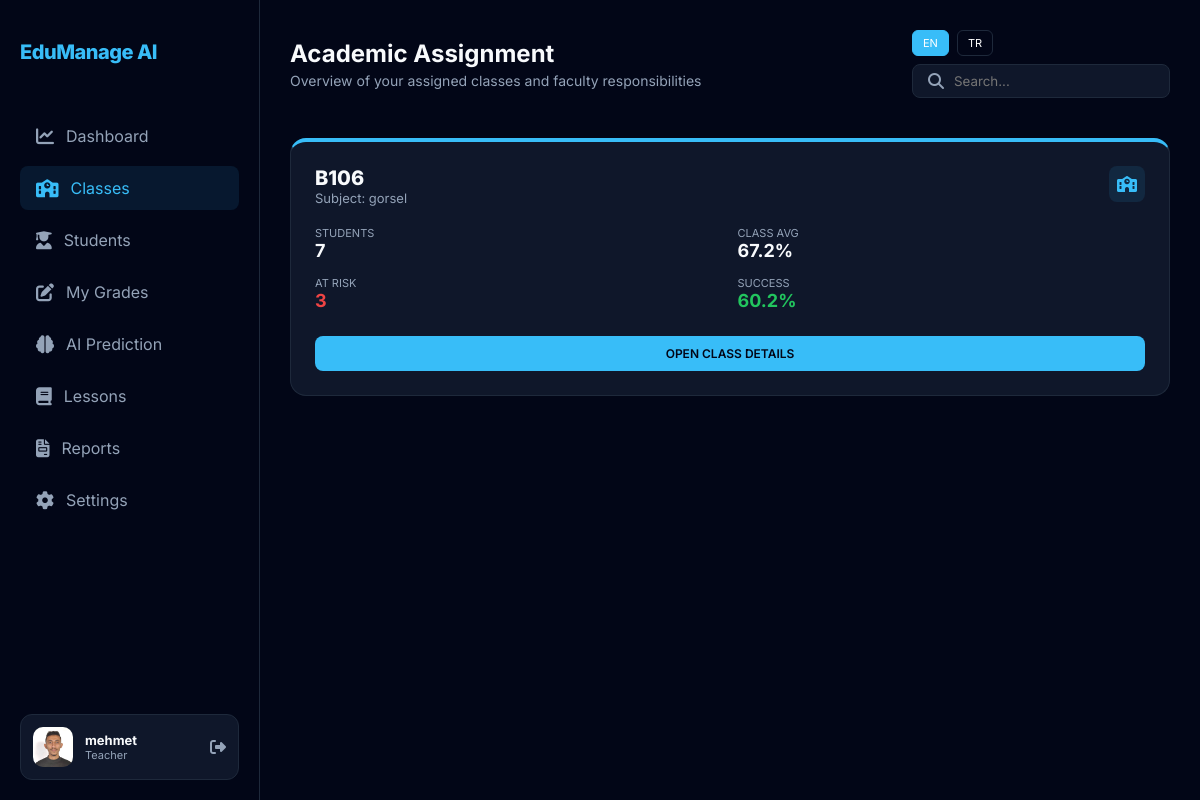
The app's page /teacher/classes (signed in) with its own data.
### tables this page shows
CREATE TABLE Users (
        id INTEGER PRIMARY KEY AUTOINCREMENT,
        full_name TEXT NOT NULL,
        email TEXT UNIQUE NOT NULL,
        password TEXT NOT NULL,
        role TEXT CHECK(role IN ('admin', 'teacher', 'student')) NOT NULL,
        status TEXT DEFAULT 'Active',
        created_at TIMESTAMP DEFAULT CURRENT_TIMESTAMP
    , phone_number TEXT, address TEXT, profile_image TEXT);

CREATE TABLE Classes (
        id INTEGER PRIMARY KEY AUTOINCREMENT,
        class_name TEXT UNIQUE NOT NULL,
        teacher_id INTEGER,
        FOREIGN KEY (teacher_id) REFERENCES Teachers(id) ON DELETE SET NULL
    );

### app.py (the view)
@app.route('/teacher/classes')
def teacher_classes():
    if session.get('role') != 'teacher': return redirect(url_for('login'))
    conn = get_db_connection()
    teacher = conn.execute('SELECT t.id, c.class_name, t.subject FROM Teachers t LEFT JOIN Classes c ON c.teacher_id = t.id WHERE t.user_id = ?', (session['user_id'],)).fetchone()
    classes = []
    if teacher:
        rows = conn.execute('''
            SELECT
                c.id, c.class_name, t.subject,
                COUNT(DISTINCT sc.student_id) as student_count,
                AVG(COALESCE((g.midterm * 0.3 + g.final * 0.5 + g.homework * 0.2), 0)) as avg_grade,
                SUM(CASE WHEN p.risk_level = 'High Risk' THEN 1 ELSE 0 END) as at_risk_count,
                AVG(COALESCE(p.success_probability, 0)) as success_rate
            FROM Classes c
            JOIN Teachers t ON c.teacher_id = t.id
            LEFT JOIN StudentClasses sc ON sc.class_id = c.id
            LEFT JOIN Grades g ON g.student_id = sc.student_id AND g.class_id = c.id
            LEFT JOIN Predictions p ON p.student_id = sc.student_id AND p.class_id = c.id
            WHERE t.user_id = ?
            GROUP BY c.id
        ''', (session['user_id'],)).fetchall()
        for r in rows:
            classes.append({
                'name': r['class_name'],
                'subject': r['subject'],
                'student_count': r['student_count'] or 0,
                'avg_grade': round(r['avg_grade'] or 0, 1),
                'at_risk': r['at_risk_count'] or 0,
                'success': round(r['success_rate'] or 0, 1)
            })
    conn.close()
    return render_template('my_classes.html', active_page='classes', classes=classes)

### app.py (called while the page is built)
@app.context_processor
def inject_translations():
    lang = session.get('lang', 'en')
    def translate(key):
        return TRANSLATIONS.get(lang, TRANSLATIONS['en']).get(key, key)
    return dict(_=translate, current_lang=lang)

@app.before_request
def log_request():
    if not request.path.startswith('/static'):
        print(f"DEBUG: Request to {request.path} [Role: {session.get('role', 'Guest')}]")

def get_db_connection():
    conn = sqlite3.connect(DB_PATH)
    conn.row_factory = sqlite3.Row
    return conn

@app.context_processor
def inject_user():
    if 'user_id' in session:
        try:
            conn = get_db_connection()
            user = conn.execute('SELECT profile_image, full_name FROM Users WHERE id = ?', (session['user_id'],)).fetchone()
            conn.close()
            if user:
                return {'current_user': user}
            else:
                session.clear()
        except: pass
    return {'current_user': {'profile_image': None, 'full_name': 'Guest User'}}

### templates/my_classes.html (shortened to what this page needs)
{% extends "base.html" %}
{% block page_title %}Academic Assignment{% endblock %}
{% block page_subtitle %}Overview of your assigned classes and faculty responsibilities{% endblock %}
{% block content %}
<div class="stats-grid">
    {% for cls in classes %}
    <div class="card" style="border-top: 4px solid var(--accent);">
        <div style="display: flex; justify-content: space-between; align-items: flex-start; margin-bottom: 20px;">
            <div>
                <h3 style="font-weight: 800; font-size: 20px;">{{ cls.name }}</h3>
                <p style="color: var(--text-secondary); font-size: 13px;">Subject: {{ cls.subject }}</p>
            </div>
            <div style="background: rgba(56, 189, 248, 0.1); color: var(--accent); padding: 8px; border-radius: 8px;">
                <i class="fas fa-school"></i>
            </div>
        </div>
        <div style="display: grid; grid-template-columns: 1fr 1fr; gap: 15px; margin-bottom: 25px;">
            <div>
                <div style="font-size: 11px; color: var(--text-secondary);">STUDENTS</div>
                <div style="font-size: 18px; font-weight: 700;">{{ cls.student_count }}</div>
            </div>
            <div>
                <div style="font-size: 11px; color: var(--text-secondary);">CLASS AVG</div>
                <div style="font-size: 18px; font-weight: 700;">{{ cls.avg_grade }}%</div>
            </div>
            <div>
                <div style="font-size: 11px; color: var(--text-secondary);">AT RISK</div>
                <div style="font-size: 18px; font-weight: 700; color: var(--danger);">{{ cls.at_risk }}</div>
            </div>
            <div>
                <div style="font-size: 11px; color: var(--text-secondary);">SUCCESS</div>
                <div style="font-size: 18px; font-weight: 700; color: var(--success);">{{ cls.success }}%</div>
            </div>
        </div>
        <a href="/teacher/students?class={{ cls.name }}" class="btn-primary" style="display: block; text-align: center; text-decoration: none; font-size: 12px;">OPEN CLASS DETAILS</a>
    </div>
    {% endfor %}
</div>
{% endblock %}

### templates/base.html (shortened to what this page needs)
<!DOCTYPE html>
<html lang="en">
<head>
    <link rel="stylesheet" href="{{ url_for('static', filename='css/style.css') }}">
    <link rel="stylesheet" href="https://cdnjs.cloudflare.com/ajax/libs/font-awesome/6.4.0/css/all.min.css">
</head>
<body>
    <div class="app-container">
        <div class="sidebar">
            <div class="logo-section">
                <div class="logo-text">EduManage AI</div>
            </div>
            <nav class="nav-menu">
                {% if session['role'] == 'teacher' %}
                <a href="/dashboard" class="nav-item {% if active_page == 'dashboard' %}active{% endif %}">
                    <i class="fas fa-chart-line"></i> {{ _('dashboard') }}
                </a>
                <a href="/teacher/classes" class="nav-item {% if active_page == 'classes' %}active{% endif %}">
                    <i class="fas fa-school"></i> {{ _('classes') }}
                </a>
                <a href="/teacher/students" class="nav-item {% if active_page == 'students' %}active{% endif %}">
                    <i class="fas fa-user-graduate"></i> {{ _('students') }}
                </a>
                <a href="/teacher/grades" class="nav-item {% if active_page == 'grades' %}active{% endif %}">
                    <i class="fas fa-edit"></i> {{ _('grades') }}
                </a>
                <a href="/teacher/prediction" class="nav-item {% if active_page == 'prediction' %}active{% endif %}">
                    <i class="fas fa-brain"></i> {{ _('prediction') }}
                </a>
                <a href="/teacher/lessons" class="nav-item {% if active_page == 'lessons' %}active{% endif %}">
                    <i class="fas fa-book"></i> {{ _('lessons') }}
                </a>
                <a href="/teacher/reports" class="nav-item {% if active_page == 'reports' %}active{% endif %}">
                    <i class="fas fa-file-invoice"></i> {{ _('reports') }}
                </a>
                {% endif %}
                <a href="/settings" class="nav-item">
                    <i class="fas fa-cog"></i> {{ _('settings') }}
                </a>
            </nav>
            <div class="profile-card">
                <div class="avatar" style="overflow: hidden; display: flex; align-items: center; justify-content: center; background: var(--border);">
                    {% if current_user and current_user.profile_image %}
                        <img src="{{ current_user.profile_image }}" style="width: 100%; height: 100%; object-fit: cover;">
                    {% else %}
                        <i class="fas fa-user" style="color: var(--text-secondary); font-size: 14px;"></i>
                    {% endif %}
                </div>
                <div class="profile-info">
                    <div style="font-size: 13px; font-weight: 700;">{{ current_user.full_name if current_user else session.get('full_name', 'User') }}</div>
                    <div style="font-size: 11px; color: var(--text-secondary);">{{ _(session['role']) }}</div>
                </div>
                <a href="/logout" style="margin-left: auto; color: var(--text-secondary);"><i class="fas fa-sign-out-alt"></i></a>
            </div>
        </div>
        <main class="main-content">
            <header class="top-navbar">
                <div class="page-title">
                    <h1>{% block page_title %}{% endblock %}</h1>
                    <p>{% block page_subtitle %}{% endblock %}</p>
                </div>
                <div class="navbar-actions">
                    <div class="language-switcher" style="display: flex; gap: 8px; margin-right: 20px;">
                        <a href="/set_language/en" class="nav-item" style="padding: 5px 10px; border-radius: 6px; font-size: 11px; background: {% if current_lang == 'en' %}var(--accent){% else %}transparent{% endif %}; color: white; border: 1px solid {% if current_lang == 'en' %}var(--accent){% else %}var(--border){% endif %};">EN</a>
                        <a href="/set_language/tr" class="nav-item" style="padding: 5px 10px; border-radius: 6px; font-size: 11px; background: {% if current_lang == 'tr' %}var(--accent){% else %}transparent{% endif %}; color: white; border: 1px solid {% if current_lang == 'tr' %}var(--accent){% else %}var(--border){% endif %};">TR</a>
                    </div>
                    <div style="background: var(--card-bg); padding: 8px 15px; border-radius: 8px; border: 1px solid var(--border); display: flex; align-items: center;">
                        <i class="fas fa-search" style="color: var(--text-secondary); margin-right: 10px;"></i>
                        <input type="text" placeholder="{{ _('search') }}" style="background: transparent; border: none; color: white; outline: none; width: 200px;">
                    </div>
                </div>
            </header>
            {% block content %}{% endblock %}
        </main>
    </div>
</body>
</html>

### static/css/style.css (style rules this page uses)
:root { --bg-dark: #020617; --card-bg: #0F172A; --sidebar-bg: #020617; --accent: #38BDF8; --accent-hover: #0EA5E9; --text-primary: #F8FAFC; --text-secondary: #94A3B8; --border: #1E293B; --danger: #EF4444; --success: #22C55E; --warning: #F59E0B; --info: #3B82F6; }
* { margin: 0; padding: 0; box-sizing: border-box; font-family: 'Inter', sans-serif; }
body { background-color: var(--bg-dark); color: var(--text-primary); overflow-x: hidden; }
.app-container { display: flex; min-height: 100vh; }
.sidebar { width: 260px; background-color: var(--sidebar-bg); border-right: 1px solid var(--border); display: flex; flex-direction: column; padding: 20px; position: fixed; height: 100vh; }
.logo-section { padding: 20px 0; margin-bottom: 30px; }
.logo-text { font-size: 20px; font-weight: 800; color: var(--accent); letter-spacing: -0.5px; }
.nav-menu { flex: 1; }
.nav-item { display: flex; align-items: center; padding: 12px 16px; color: var(--text-secondary); text-decoration: none; border-radius: 8px; margin-bottom: 8px; transition: all 0.3s ease; }
.nav-item i { margin-right: 12px; font-size: 18px; }
.nav-item:hover, .nav-item.active { background: rgba(56, 189, 248, 0.1); color: var(--accent); }
.profile-card { background: var(--card-bg); border-radius: 12px; padding: 12px; display: flex; align-items: center; border: 1px solid var(--border); }
.avatar { width: 40px; height: 40px; border-radius: 10px; background: var(--accent); margin-right: 12px; }
.main-content { flex: 1; margin-left: 260px; padding: 30px; }
.top-navbar { display: flex; justify-content: space-between; align-items: center; margin-bottom: 40px; }
.page-title h1 { font-size: 24px; font-weight: 700; margin-bottom: 4px; }
.page-title p { color: var(--text-secondary); font-size: 14px; }
.stats-grid { display: grid; grid-template-columns: repeat(auto-fit, minmax(240px, 1fr)); gap: 20px; margin-bottom: 30px; }
.card { background: var(--card-bg); border-radius: 16px; padding: 24px; border: 1px solid var(--border); transition: transform 0.3s ease; }
.btn-primary { background: var(--accent); color: var(--bg-dark); border: none; padding: 10px 20px; border-radius: 8px; font-weight: 600; cursor: pointer; transition: all 0.3s ease; }

### records on screen
Users: profile_image (picture), full_name "mehmet"
Classes: name "B106", subject "gorsel", student_count "7", avg_grade "67.2", at_risk "3", success "60.2"
